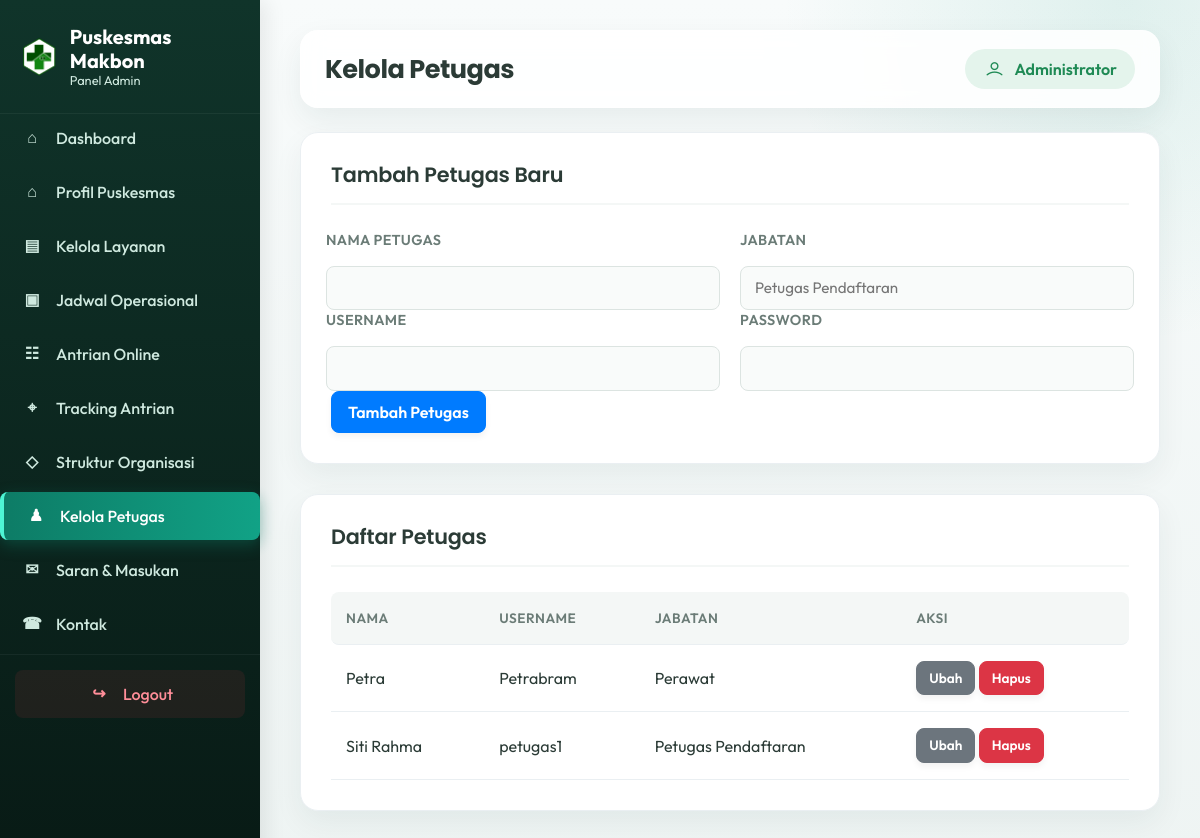
The app's page /admin/petugas.php (signed in), older data.
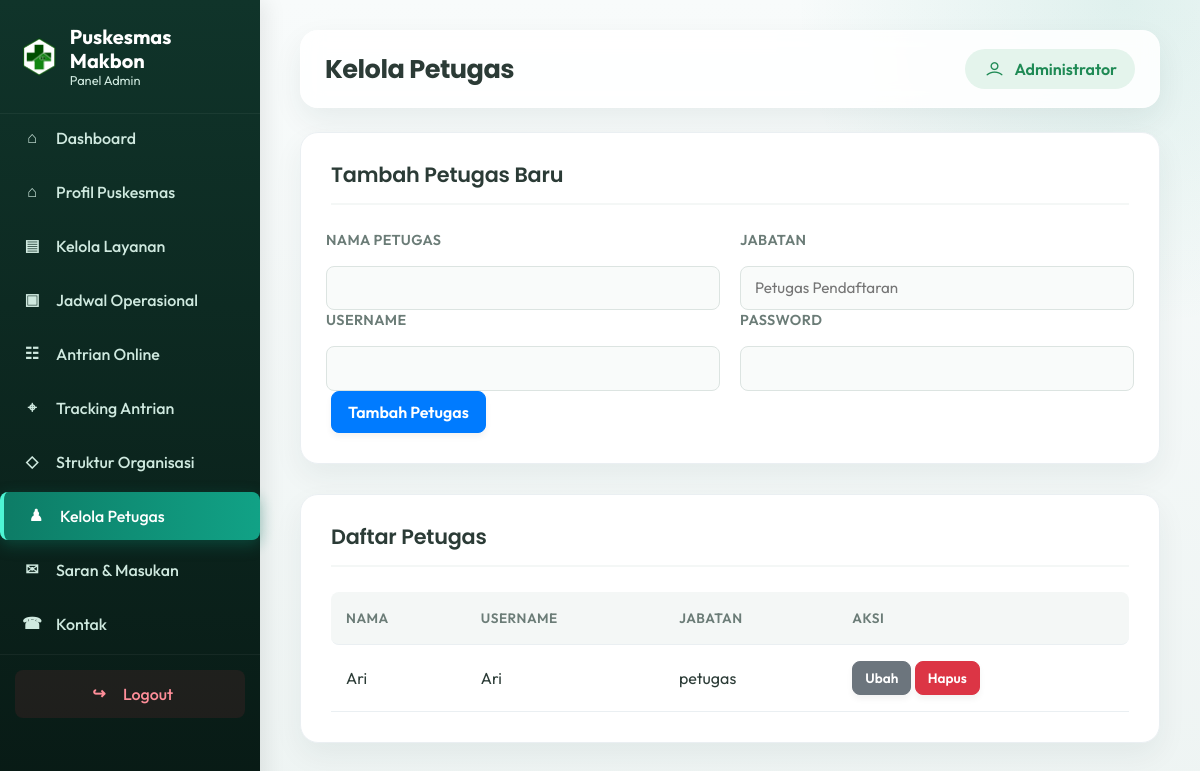
The same page, newer data.
### tables this page shows
CREATE TABLE `petugas` (
  `id_petugas` int NOT NULL,
  `nama_petugas` varchar(100) NOT NULL,
  `username` varchar(50) NOT NULL,
  `password` varchar(255) NOT NULL,
  `jabatan` varchar(50) DEFAULT 'Petugas Pelayanan'
);

### includes/functions.php (called while the page is built, shortened)
<?php
function base_url($path = '')
{
    return BASE_URL . ltrim($path, '/');
}
function public_url($path = '')
{
    $host = strtolower($_SERVER['HTTP_HOST'] ?? '');
    $host = preg_replace('/:\d+$/', '', $host);
    if (in_array($host, ['localhost', '127.0.0.1'], true)) {
        return base_url($path);
    }
    return 'https://uptdpuskesmasmakbon.com/' . ltrim($path, '/');
}
function clean($str)
{
    return htmlspecialchars(trim($str ?? ''), ENT_QUOTES, 'UTF-8');
}

### admin/petugas.php (the view, shortened to what this page needs)
<?php
require_once __DIR__ . '/../config/database.php';
$page_title = 'Kelola Petugas';
$edit = null;
$daftar = $pdo->query("SELECT * FROM petugas ORDER BY id_petugas DESC")->fetchAll();
require_once __DIR__ . '/includes/layout_top.php';
?>
<div class="panel">
    <div class="panel-head"><h2><?= $edit ? 'Ubah Petugas' : 'Tambah Petugas Baru' ?></h2></div>
    <form method="POST">
        <div class="form-row">
            <div class="form-group">
                <label>Nama Petugas</label>
                <input type="text" name="nama_petugas" value="<?= clean($edit['nama_petugas'] ?? '') ?>" required>
            </div>
            <div class="form-group">
                <label>Jabatan</label>
                <input type="text" name="jabatan" value="<?= clean($edit['jabatan'] ?? '') ?>" placeholder="Petugas Pendaftaran">
            </div>
        </div>
        <div class="form-row">
            <div class="form-group">
                <label>Username</label>
                <input type="text" name="username" value="<?= clean($edit['username'] ?? '') ?>" required>
            </div>
            <div class="form-group">
                <label>Password <?= $edit ? '(kosongkan jika tidak diubah)' : '' ?></label>
                <input type="password" name="password" <?= $edit ? '' : 'required' ?>>
            </div>
        </div>
        <button type="submit" class="btn btn-primary"><?= $edit ? 'Simpan Perubahan' : 'Tambah Petugas' ?></button>
    </form>
</div>
<div class="panel">
    <div class="panel-head"><h2>Daftar Petugas</h2></div>
    <table>
        <thead><tr><th>Nama</th><th>Username</th><th>Jabatan</th><th>Aksi</th></tr></thead>
        <tbody>
        <?php foreach ($daftar as $d): ?>
            <tr>
                <td><?= clean($d['nama_petugas']) ?></td>
                <td><?= clean($d['username']) ?></td>
                <td><?= clean($d['jabatan']) ?></td>
                <td class="actions">
                    <a href="?edit=<?= $d['id_petugas'] ?>" class="btn btn-secondary btn-sm">Ubah</a>
                    <a href="?hapus=<?= $d['id_petugas'] ?>" class="btn btn-danger btn-sm" onclick="return confirm('Hapus petugas ini?')">Hapus</a>
                </td>
            </tr>
        <?php endforeach; ?>
        </tbody>
    </table>
</div>
<?php require_once __DIR__ . '/includes/layout_bottom.php'; ?>

### admin/includes/layout_top.php (shortened to what this page needs)
<!doctype html>
<html class="no-js" lang="id">
<head>
    <link rel="stylesheet" href="<?= public_url('assets/traveland/css/LineIcons.2.0.css') ?>">
    <link rel="stylesheet" href="<?= public_url('assets/traveland/css/bootstrap.4.5.2.min.css') ?>">
    <link rel="stylesheet" href="<?= public_url('assets/traveland/css/default.css') ?>">
    <link rel="stylesheet" href="<?= public_url('assets/traveland/css/style.css') ?>">
</head>
<body>
<div class="dash-wrap">
    <?php require_once __DIR__ . '/sidebar.php'; ?>
    <main class="main-content">
        <div class="topbar">
            <h1><?= clean($page_title ?? 'Dashboard') ?></h1>
            <div class="user-chip"><i class="lni lni-user"></i> <?= clean($_SESSION['admin_nama'] ?? 'Admin') ?></div>
        </div>

### admin/includes/sidebar.php
<?php $current = basename($_SERVER['SCRIPT_NAME']); ?>
<aside class="sidebar">
    <div class="side-brand">
        <img src="<?= public_url('assets/img/logo.png') ?>" alt="Logo" style="height:40px; width:40px; object-fit:contain;">
        <div>
            Puskesmas Makbon
            <small>Panel Admin</small>
        </div>
    </div>
    <a href="dashboard.php" class="<?= $current === 'dashboard.php' ? 'active' : '' ?>"><i class="lni lni-dashboard"></i> Dashboard</a>
    <a href="profil.php" class="<?= $current === 'profil.php' ? 'active' : '' ?>"><i class="lni lni-apartment"></i> Profil Puskesmas</a>
    <a href="layanan.php" class="<?= $current === 'layanan.php' ? 'active' : '' ?>"><i class="lni lni-layers"></i> Kelola Layanan</a>
    <a href="jadwal.php" class="<?= $current === 'jadwal.php' ? 'active' : '' ?>"><i class="lni lni-calendar"></i> Jadwal Operasional</a>
    <a href="antrian.php" class="<?= $current === 'antrian.php' ? 'active' : '' ?>"><i class="lni lni-list"></i> Antrian Online</a>
    <a href="tracking.php" class="<?= $current === 'tracking.php' ? 'active' : '' ?>"><i class="lni lni-map-marker"></i> Tracking Antrian</a>
    <a href="struktur_organisasi.php" class="<?= $current === 'struktur_organisasi.php' ? 'active' : '' ?>"><i class="lni lni-network"></i> Struktur Organisasi</a>
    <a href="petugas.php" class="<?= $current === 'petugas.php' ? 'active' : '' ?>"><i class="lni lni-users"></i> Kelola Petugas</a>
    <a href="saran.php" class="<?= $current === 'saran.php' ? 'active' : '' ?>"><i class="lni lni-comments"></i> Saran & Masukan</a>
    <a href="kontak.php" class="<?= $current === 'kontak.php' ? 'active' : '' ?>"><i class="lni lni-phone"></i> Kontak</a>
    <div class="logout-link">
        <a href="logout.php"><i class="lni lni-exit"></i> Logout</a>
    </div>
</aside>

### admin/includes/layout_bottom.php
    </main>
</div>
</body>
</html>

### assets/traveland/css/style.css (style rules this page uses)
body { font-family: "Poppins", sans-serif; font-weight: normal; font-style: normal; color: #747E88; }
* { margin: 0; padding: 0; -webkit-box-sizing: border-box; box-sizing: border-box; }
img { max-width: 100%; }
a { color: #EEC41E; }
i, span, a { display: inline-block; }
audio, canvas, iframe, img, svg, video { vertical-align: middle; }
h1, h2, h3, h4, h5, h6 { font-family: "Poppins", sans-serif; font-weight: 700; color: #38424D; margin: 0px; }
h1 { font-size: 48px; }
h2 { font-size: 36px; }

Row changes from the older to the newer data that the page shows:
removed petugas: nama_petugas "Petra", username "Petrabram", jabatan "Perawat"
removed petugas: nama_petugas "Siti Rahma", username "petugas1", jabatan "Petugas Pendaftaran"
added petugas: nama_petugas "Ari", username "Ari", jabatan "petugas"
